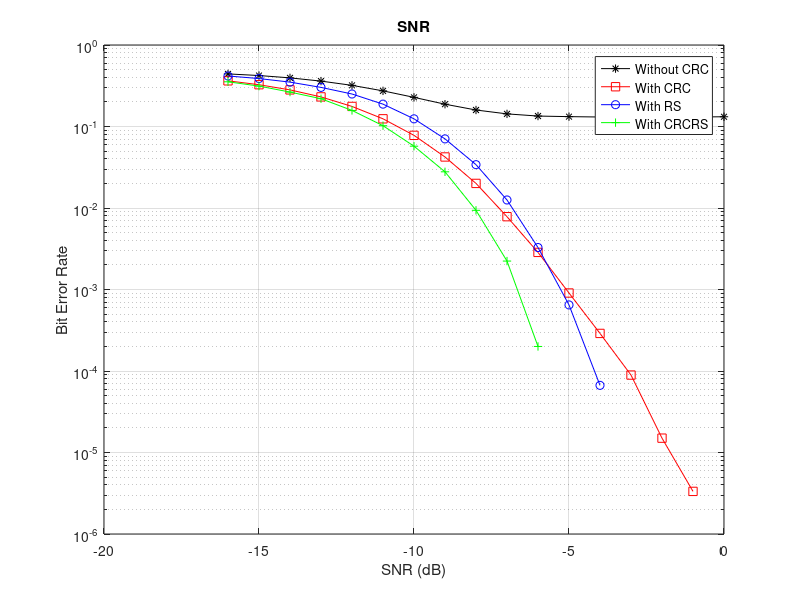

The MATLAB source for this figure:
clc
clear all
close all


%% ================================= CRC Type
lora_ber = load("lora_ber.mat").BER;
lora_crc_ber = load("lora_crc_ber.mat").BER;
% lora_rs_ber = load('lora_rs_ber.mat').BER;
lora_rs_ber = load('lora_rs_ber2.mat').BER;
lora_crcrs_ber = load('lora_crcrs_ber.mat').BER;
snr = load("snr_crc.mat").snr;



figure(1)
semilogy(snr, lora_ber,'-*','color','k');
hold on
semilogy(snr, lora_crc_ber,'-s','color','r');
semilogy(snr, lora_rs_ber,'-o','color','b');
semilogy(snr, lora_crcrs_ber,'-+','color','g');
legend('Without CRC', 'With CRC', 'With RS', 'With CRCRS')
grid
xlabel('SNR (dB)')
ylabel('Bit Error Rate')
hold off
title('SNR');
